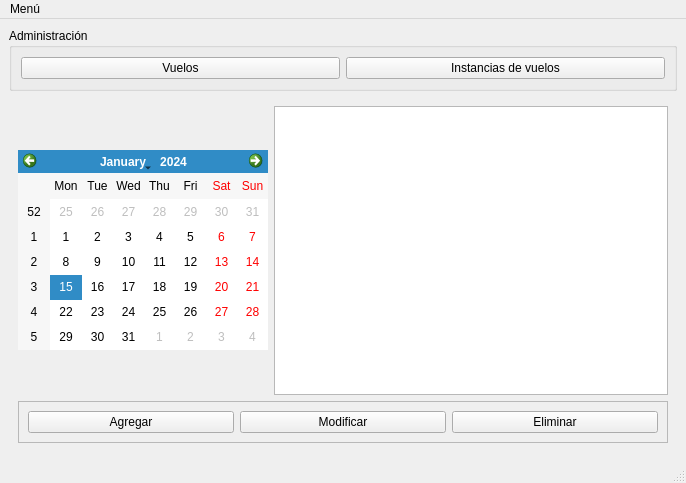
<?xml version="1.0" encoding="UTF-8"?>
<ui version="4.0">
 <class>MainWindow</class>
 <widget class="QMainWindow" name="MainWindow">
  <property name="geometry">
   <rect>
    <x>0</x>
    <y>0</y>
    <width>686</width>
    <height>483</height>
   </rect>
  </property>
  <property name="windowTitle">
   <string>svr - Sistema de Vuelos y Reservas</string>
  </property>
  <widget class="QWidget" name="centralwidget">
   <layout class="QVBoxLayout" name="verticalLayout">
    <item>
     <widget class="QGroupBox" name="groupBox">
      <property name="title">
       <string>Administración</string>
      </property>
      <layout class="QHBoxLayout" name="horizontalLayout">
       <item>
        <widget class="QPushButton" name="btnVuelos">
         <property name="text">
          <string>Vuelos</string>
         </property>
        </widget>
       </item>
       <item>
        <widget class="QPushButton" name="btnInstanciasVuelos">
         <property name="text">
          <string>Instancias de vuelos</string>
         </property>
        </widget>
       </item>
      </layout>
     </widget>
    </item>
    <item>
     <widget class="QStackedWidget" name="stackedWidget">
      <property name="currentIndex">
       <number>0</number>
      </property>
      <widget class="QWidget" name="page">
       <layout class="QGridLayout" name="gridLayout">
        <item row="0" column="1" colspan="2">
         <widget class="QTableView" name="tablaVuelos">
          <property name="maximumSize">
           <size>
            <width>16777215</width>
            <height>16777215</height>
           </size>
          </property>
         </widget>
        </item>
        <item row="0" column="0">
         <widget class="QCalendarWidget" name="calendarioVuelos">
          <property name="maximumSize">
           <size>
            <width>250</width>
            <height>200</height>
           </size>
          </property>
         </widget>
        </item>
        <item row="2" column="0" colspan="3">
         <widget class="QFrame" name="frame">
          <property name="frameShape">
           <enum>QFrame::StyledPanel</enum>
          </property>
          <property name="frameShadow">
           <enum>QFrame::Raised</enum>
          </property>
          <layout class="QHBoxLayout" name="horizontalLayout_2">
           <item>
            <widget class="QPushButton" name="pushButton_4">
             <property name="text">
              <string>Agregar</string>
             </property>
            </widget>
           </item>
           <item>
            <widget class="QPushButton" name="pushButton_5">
             <property name="text">
              <string>Modificar</string>
             </property>
            </widget>
           </item>
           <item>
            <widget class="QPushButton" name="pushButton_6">
             <property name="text">
              <string>Eliminar</string>
             </property>
            </widget>
           </item>
          </layout>
         </widget>
        </item>
       </layout>
      </widget>
      <widget class="QWidget" name="page_2">
       <layout class="QGridLayout" name="gridLayout_2">
        <item row="0" column="0" colspan="3">
         <widget class="QTableView" name="tableView"/>
        </item>
        <item row="1" column="0" colspan="3">
         <widget class="QFrame" name="frame_2">
          <property name="frameShape">
           <enum>QFrame::StyledPanel</enum>
          </property>
          <property name="frameShadow">
           <enum>QFrame::Raised</enum>
          </property>
          <layout class="QHBoxLayout" name="horizontalLayout_3">
           <item>
            <widget class="QPushButton" name="pushButton_3">
             <property name="text">
              <string>Agregar</string>
             </property>
            </widget>
           </item>
           <item>
            <widget class="QPushButton" name="pushButton_2">
             <property name="text">
              <string>Modificar</string>
             </property>
            </widget>
           </item>
           <item>
            <widget class="QPushButton" name="pushButton">
             <property name="text">
              <string>Eliminar</string>
             </property>
            </widget>
           </item>
          </layout>
         </widget>
        </item>
       </layout>
      </widget>
     </widget>
    </item>
   </layout>
  </widget>
  <widget class="QMenuBar" name="menubar">
   <property name="geometry">
    <rect>
     <x>0</x>
     <y>0</y>
     <width>686</width>
     <height>18</height>
    </rect>
   </property>
   <widget class="QMenu" name="menuMen">
    <property name="title">
     <string>Menú</string>
    </property>
    <addaction name="actionDesloguearse"/>
    <addaction name="separator"/>
    <addaction name="actionAcerca_de"/>
   </widget>
   <addaction name="menuMen"/>
  </widget>
  <widget class="QStatusBar" name="statusbar"/>
  <action name="actionDesloguearse">
   <property name="text">
    <string>Log out</string>
   </property>
  </action>
  <action name="actionAcerca_de">
   <property name="text">
    <string>Acerca de...</string>
   </property>
  </action>
 </widget>
 <resources/>
 <connections/>
</ui>
